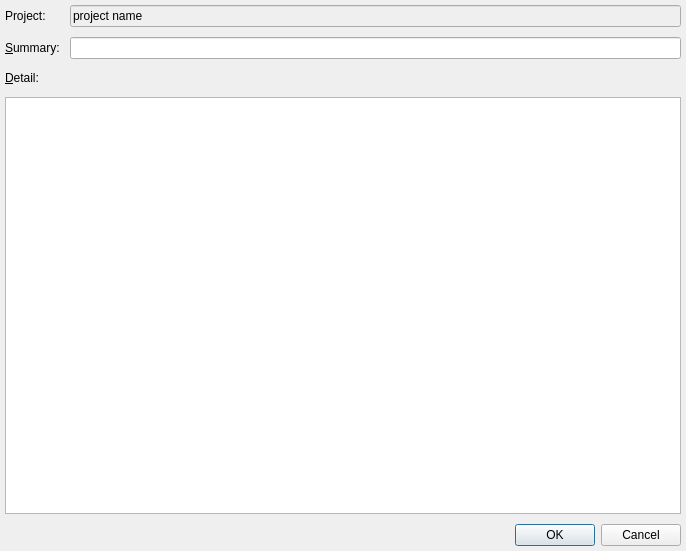
<?xml version="1.0" encoding="UTF-8"?>
<ui version="4.0">
 <class>diag_log_new</class>
 <widget class="QDialog" name="diag_log_new">
  <property name="geometry">
   <rect>
    <x>0</x>
    <y>0</y>
    <width>686</width>
    <height>551</height>
   </rect>
  </property>
  <property name="windowTitle">
   <string>New Log Entry..</string>
  </property>
  <property name="locale">
   <locale language="English" country="UnitedStates"/>
  </property>
  <property name="modal">
   <bool>true</bool>
  </property>
  <layout class="QGridLayout" name="gridLayout">
   <property name="margin">
    <number>5</number>
   </property>
   <property name="spacing">
    <number>10</number>
   </property>
   <item row="1" column="0">
    <widget class="QLabel" name="label_2">
     <property name="text">
      <string>&amp;Summary:</string>
     </property>
     <property name="buddy">
      <cstring>line_summary</cstring>
     </property>
    </widget>
   </item>
   <item row="1" column="1">
    <widget class="QLineEdit" name="line_summary"/>
   </item>
   <item row="2" column="0">
    <widget class="QLabel" name="label">
     <property name="minimumSize">
      <size>
       <width>0</width>
       <height>18</height>
      </size>
     </property>
     <property name="text">
      <string>&amp;Detail:</string>
     </property>
     <property name="buddy">
      <cstring>text_detail</cstring>
     </property>
    </widget>
   </item>
   <item row="0" column="0">
    <widget class="QLabel" name="label_3">
     <property name="text">
      <string>Project:</string>
     </property>
    </widget>
   </item>
   <item row="0" column="1">
    <widget class="QLineEdit" name="line_project">
     <property name="enabled">
      <bool>true</bool>
     </property>
     <property name="autoFillBackground">
      <bool>false</bool>
     </property>
     <property name="styleSheet">
      <string notr="true">background-color:palette(Window);</string>
     </property>
     <property name="inputMethodHints">
      <set>Qt::ImhNone</set>
     </property>
     <property name="text">
      <string>project name</string>
     </property>
     <property name="frame">
      <bool>true</bool>
     </property>
     <property name="readOnly">
      <bool>true</bool>
     </property>
    </widget>
   </item>
   <item row="4" column="0" colspan="2">
    <widget class="QDialogButtonBox" name="buttonBox">
     <property name="orientation">
      <enum>Qt::Horizontal</enum>
     </property>
     <property name="standardButtons">
      <set>QDialogButtonBox::Cancel|QDialogButtonBox::Ok</set>
     </property>
    </widget>
   </item>
   <item row="3" column="0" colspan="2">
    <widget class="QPlainTextEdit" name="text_detail"/>
   </item>
  </layout>
 </widget>
 <tabstops>
  <tabstop>line_summary</tabstop>
  <tabstop>text_detail</tabstop>
  <tabstop>buttonBox</tabstop>
  <tabstop>line_project</tabstop>
 </tabstops>
 <resources/>
 <connections>
  <connection>
   <sender>buttonBox</sender>
   <signal>accepted()</signal>
   <receiver>diag_log_new</receiver>
   <slot>accept()</slot>
   <hints>
    <hint type="sourcelabel">
     <x>257</x>
     <y>462</y>
    </hint>
    <hint type="destinationlabel">
     <x>157</x>
     <y>274</y>
    </hint>
   </hints>
  </connection>
  <connection>
   <sender>buttonBox</sender>
   <signal>rejected()</signal>
   <receiver>diag_log_new</receiver>
   <slot>reject()</slot>
   <hints>
    <hint type="sourcelabel">
     <x>325</x>
     <y>462</y>
    </hint>
    <hint type="destinationlabel">
     <x>286</x>
     <y>274</y>
    </hint>
   </hints>
  </connection>
 </connections>
</ui>
